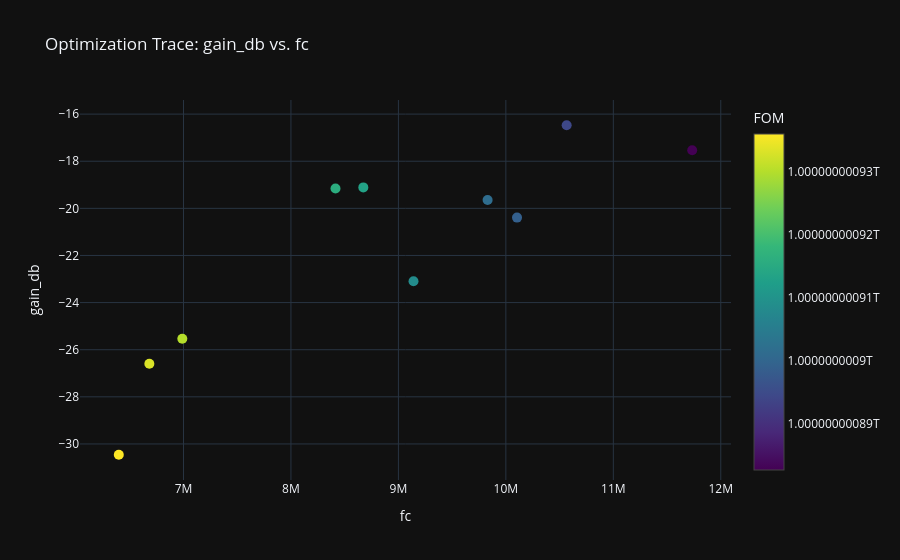

The notebook cell saved with this chart:
### Markdown cell above
### (3) Metric Trace

### Code cell
circuit_optimizer.plot_optimization_trace(metric_x='fc', metric_y='gain_db', show=True)

### Figure 1 — Plotly figure (JSON) as saved in the notebook; plotly's stock layout.template omitted (floating-point values rounded to 4 significant figures)
{"data": [{"marker": {"color": [1000000000000.0, 1000000000000.0, 1000000000000.0, 1000000000000.0, 1000000000000.0, 1000000000000.0, 1000000000000.0, 1000000000000.0, 1000000000000.0, 1000000000000.0], "colorbar": {"title": {"text": "FOM"}}, "colorscale": [[0, "#440154"], [0.1111, "#482878"], [0.2222, "#3e4989"], [0.3333, "#31688e"], [0.4444, "#26828e"], [0.5556, "#1f9e89"], [0.6667, "#35b779"], [0.7778, "#6ece58"], [0.8889, "#b5de2b"], [1, "#fde725"]], "showscale": true, "size": 10}, "mode": "markers", "name": "Optimization Trace", "type": "scatter", "x": [8415000.0, 6682000.0, 9141000.0, 6398000.0, 6989000.0, 9830000.0, 8673000.0, 10570000.0, 11730000.0, 10100000.0], "y": [-19.16, -26.59, -23.09, -30.46, -25.53, -19.64, -19.11, -16.47, -17.53, -20.39]}], "layout": {"showlegend": false, "title": {"text": "Optimization Trace: gain_db vs. fc"}, "xaxis": {"title": {"text": "fc"}}, "yaxis": {"title": {"text": "gain_db"}}}}
